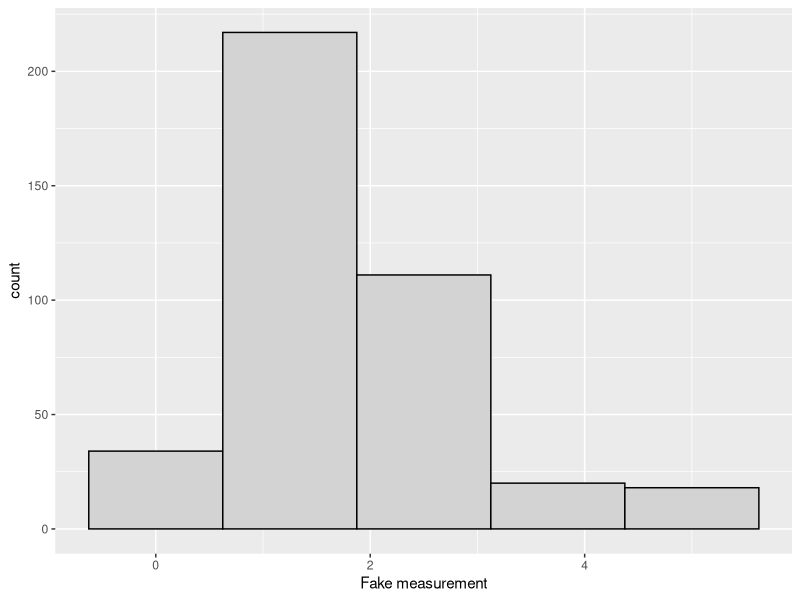
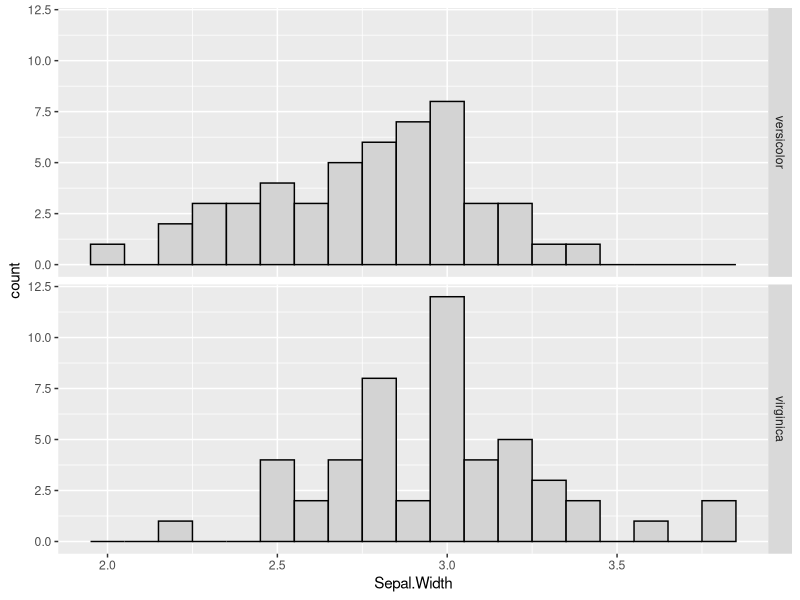

The R script that drew these images, in order:
## ---- chunk 1
possible_outcomes <- c(0, 1, 2, 3, 4, 5)
outcome_probabilities <- c(0.1, 0.5, 0.2, 0.1, 0.05, 0.05)
n_data_points <- 400

set.seed(1)
fake_data_points <- sample(possible_outcomes,
                          n_data_points,
                          replace=T,
                          prob=outcome_probabilities)
set.seed(NULL)

fake_data_set <- tibble::data_frame(`Fake measurement`=fake_data_points)
## ---- chunk 2
ggplot2::ggplot(fake_data_set, ggplot2::aes(x=`Fake measurement`)) +
ggplot2::geom_histogram(bins=5, colour="black", fill="lightgrey")
## ---- chunk 3
iris_groups23 <- dplyr::filter(iris, Species %in% c("versicolor", "virginica"))
ggplot2::ggplot(iris_groups23, ggplot2::aes(x=Sepal.Width)) +
ggplot2::geom_histogram(colour="black", fill="lightgrey", binwidth=0.1) +
ggplot2::facet_grid(Species ~ .)
